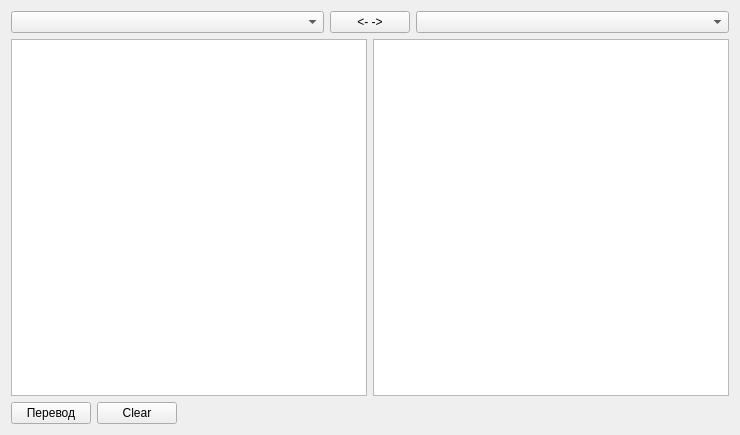
<?xml version="1.0" encoding="UTF-8"?>
<ui version="4.0">
 <class>TranslateWidget</class>
 <widget class="QWidget" name="TranslateWidget">
  <property name="geometry">
   <rect>
    <x>0</x>
    <y>0</y>
    <width>740</width>
    <height>435</height>
   </rect>
  </property>
  <property name="windowTitle">
   <string>TranslateWidget</string>
  </property>
  <layout class="QVBoxLayout" name="verticalLayout">
   <item>
    <layout class="QHBoxLayout" name="horizontalLayout_3" stretch="1,0,1">
     <item>
      <widget class="QComboBox" name="comboBox_lang_1">
       <property name="toolTip">
        <string>&lt;html&gt;&lt;head/&gt;&lt;body&gt;&lt;p&gt;&lt;span style=&quot; font-size:10pt;&quot;&gt;Исходный язык&lt;/span&gt;&lt;/p&gt;&lt;/body&gt;&lt;/html&gt;</string>
       </property>
      </widget>
     </item>
     <item>
      <widget class="QPushButton" name="btn_rev">
       <property name="toolTip">
        <string>&lt;html&gt;&lt;head/&gt;&lt;body&gt;&lt;p&gt;&lt;span style=&quot; font-size:10pt; font-weight:600;&quot;&gt;Поменять языки местами.&lt;/span&gt;&lt;/p&gt;&lt;/body&gt;&lt;/html&gt;</string>
       </property>
       <property name="text">
        <string>&lt;- -&gt;</string>
       </property>
      </widget>
     </item>
     <item>
      <widget class="QComboBox" name="comboBox_lang_2">
       <property name="toolTip">
        <string>&lt;html&gt;&lt;head/&gt;&lt;body&gt;&lt;p&gt;&lt;span style=&quot; font-size:10pt;&quot;&gt;Язык результата перевода&lt;/span&gt;&lt;/p&gt;&lt;/body&gt;&lt;/html&gt;</string>
       </property>
      </widget>
     </item>
    </layout>
   </item>
   <item>
    <layout class="QHBoxLayout" name="horizontalLayout_2">
     <item>
      <widget class="QTextEdit" name="textEdit_lang_1">
       <property name="font">
        <font>
         <pointsize>12</pointsize>
         <weight>75</weight>
         <bold>true</bold>
        </font>
       </property>
       <property name="toolTip">
        <string>&lt;html&gt;&lt;head/&gt;&lt;body&gt;&lt;p&gt;Введите текст для перевода.&lt;/p&gt;&lt;/body&gt;&lt;/html&gt;</string>
       </property>
      </widget>
     </item>
     <item>
      <widget class="QTextEdit" name="textEdit_lang_2">
       <property name="font">
        <font>
         <pointsize>12</pointsize>
         <weight>75</weight>
         <bold>true</bold>
        </font>
       </property>
       <property name="readOnly">
        <bool>true</bool>
       </property>
      </widget>
     </item>
    </layout>
   </item>
   <item>
    <layout class="QHBoxLayout" name="horizontalLayout">
     <item>
      <widget class="QPushButton" name="btn_translate">
       <property name="text">
        <string>Перевод</string>
       </property>
      </widget>
     </item>
     <item>
      <widget class="QPushButton" name="btn_clear">
       <property name="text">
        <string>Clear</string>
       </property>
      </widget>
     </item>
     <item>
      <spacer name="horizontalSpacer">
       <property name="orientation">
        <enum>Qt::Horizontal</enum>
       </property>
       <property name="sizeHint" stdset="0">
        <size>
         <width>40</width>
         <height>20</height>
        </size>
       </property>
      </spacer>
     </item>
    </layout>
   </item>
  </layout>
 </widget>
 <layoutdefault spacing="6" margin="11"/>
 <resources/>
 <connections/>
</ui>
